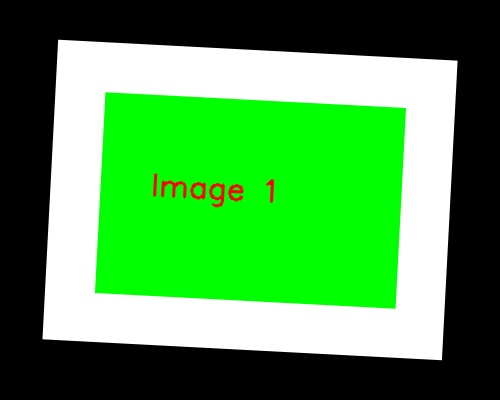
#> input picture test_images/test_1.jpg, 500 x 400 px
$ python demo_usage.py
#> lines starting #> are read from the running program, lines starting #| are printed output that depends on the picture; after the words box and inside, x2 and y2 are one past the last pixel; in counts of white or black regions, pixels touching at a corner belong together
#| 原始尺寸: 800x600
### image_processor.py
#!/usr/bin/env python3
"""
图片处理工具 - 去黑边和校正倾斜
Image Processing Tool - Remove Black Borders and Correct Skew
"""

import cv2
import numpy as np
import argparse
import os
from pathlib import Path
from typing import Tuple, Optional
import math


class ImageProcessor:
    """图片处理类，用于去黑边和校正倾斜"""

    def __init__(self):
        self.debug = False

    def remove_black_borders(self, image: np.ndarray, threshold: int = 10) -> np.ndarray:
        """
        去除图片的黑边

        Args:
            image: 输入图片
            threshold: 黑色阈值，低于此值的像素被认为是黑色

        Returns:
            去除黑边后的图片
        """
#> called with threshold = 10
        # 转换为灰度图
        if len(image.shape) == 3:
            gray = cv2.cvtColor(image, cv2.COLOR_BGR2GRAY)
        else:
            gray = image.copy()

        # 创建掩码，找出非黑色区域
        mask = gray > threshold
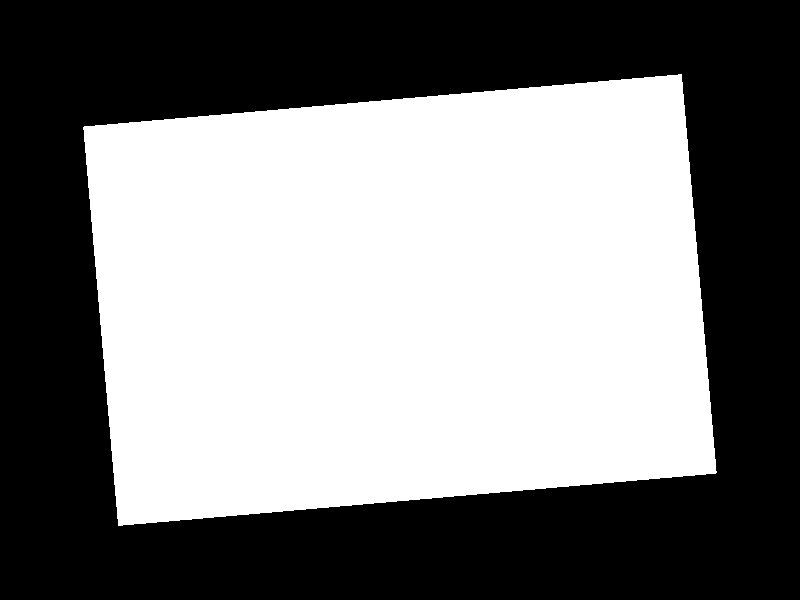
#> mask: shape (600, 800) bool; 50.2% white; 1 black region, box (x1, y1, x2, y2) and area: (0, 0, 800, 600) 239086

        # 找到非黑色像素的边界
        coords = np.argwhere(mask)
#> coords = 240914 pairs, first value 74 to 525, second value 83 to 716
        if len(coords) == 0:
            return image  # 如果整个图片都是黑色，返回原图

        # 获取边界框
        y_min, x_min = coords.min(axis=0)
#> y_min = 74; x_min = 83
        y_max, x_max = coords.max(axis=0)
#> y_max = 525; x_max = 716

        # 裁剪图片
        cropped = image[y_min:y_max+1, x_min:x_max+1]

        if self.debug:
            print(f"原始尺寸: {image.shape}")
#| 原始尺寸: (600, 800, 3)
            print(f"裁剪后尺寸: {cropped.shape}")
#| 裁剪后尺寸: (452, 634, 3)
            print(f"去除边界: 上{y_min}, 下{image.shape[0]-y_max-1}, 左{x_min}, 右{image.shape[1]-x_max-1}")
#| 去除边界: 上74, 下74, 左83, 右83

        return cropped

    def detect_skew_angle(self, image: np.ndarray) -> float:
        """
        检测图片的倾斜角度

        Args:
            image: 输入图片

        Returns:
            倾斜角度（度）
        """
        # 转换为灰度图
        if len(image.shape) == 3:
            gray = cv2.cvtColor(image, cv2.COLOR_BGR2GRAY)
#> gray: shape (452, 634)
        else:
            gray = image.copy()

        # 边缘检测
        edges = cv2.Canny(gray, 50, 150, apertureSize=3)
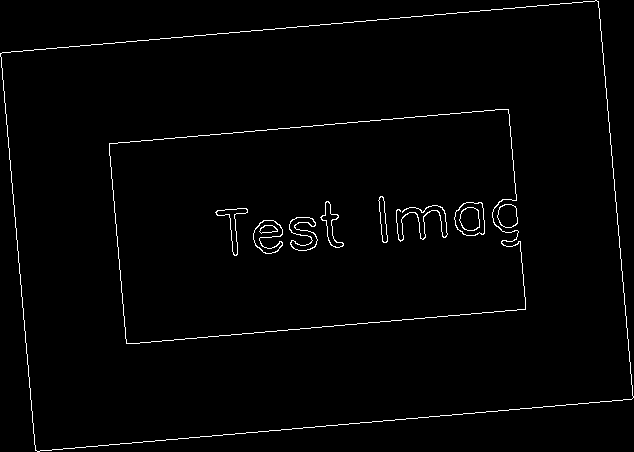
#> edges: shape (452, 634); 1.6% white in thin lines or dots

        # 霍夫直线检测
        lines = cv2.HoughLines(edges, 1, np.pi/180, threshold=100)
#> lines = [[52, 1.48], [452, 1.48], [152, 1.48], [353, 1.48], [-596, 3.05], [4, 3.05], [-96, 3.05], [-497, 3.05]]

        if lines is None:
            return 0.0

        # 计算所有直线的角度
        angles = []
        for rho, theta in lines[:, 0]:
            angle = theta * 180 / np.pi
            # 将角度转换到 [-90, 90] 范围
            if angle > 90:
                angle = angle - 180
            elif angle < -90:
                angle = angle + 180
            angles.append(angle)
#> this loop made 8 passes
#> (rho, theta, angle) on passes 1 to 8: (52, 1.48, 85), (452, 1.48, 85), (152, 1.48, 85), (353, 1.48, 85), (-596, 3.05, -5), (4, 3.05, -5), (-96, 3.05, -5), (-497, 3.05, -5)
#> after the loop, angles = [85, 85, 85, 85, -5, -5, -5, -5]

        # 使用中位数作为倾斜角度，更稳定
        if angles:
            skew_angle = np.median(angles)
#> skew_angle = 40

            # 如果角度接近垂直，可能是检测到了垂直线条
            # 尝试检测水平线条
            if abs(skew_angle) > 45:
                horizontal_angles = [a for a in angles if abs(a) < 45]
                if horizontal_angles:
                    skew_angle = np.median(horizontal_angles)

            if self.debug:
                print(f"检测到的倾斜角度: {skew_angle:.2f}°")
#| 检测到的倾斜角度: 40.00°

            return skew_angle

        return 0.0

    def rotate_image(self, image: np.ndarray, angle: float) -> np.ndarray:
        """
        旋转图片校正倾斜

        Args:
            image: 输入图片
            angle: 旋转角度（度）

        Returns:
            旋转后的图片
        """
#> called with angle = -40
        if abs(angle) < 0.1:  # 角度太小，不需要旋转
            return image

        # 获取图片中心
        (h, w) = image.shape[:2]
        center = (w // 2, h // 2)

        # 计算旋转矩阵
        rotation_matrix = cv2.getRotationMatrix2D(center, angle, 1.0)
#> rotation_matrix = [[0.766, -0.643, 219.4], [0.643, 0.766, -150.9]]

        # 计算旋转后的图片尺寸
        cos_val = abs(rotation_matrix[0, 0])
#> cos_val = 0.766
        sin_val = abs(rotation_matrix[0, 1])
#> sin_val = 0.643
        new_w = int((h * sin_val) + (w * cos_val))
#> new_w = 776
        new_h = int((h * cos_val) + (w * sin_val))
#> new_h = 753

        # 调整旋转矩阵的平移部分
        rotation_matrix[0, 2] += (new_w / 2) - center[0]
        rotation_matrix[1, 2] += (new_h / 2) - center[1]

        # 执行旋转
        rotated = cv2.warpAffine(image, rotation_matrix, (new_w, new_h),
                                flags=cv2.INTER_CUBIC,
                                borderMode=cv2.BORDER_CONSTANT,
                                borderValue=(0, 0, 0))

        if self.debug:
            print(f"旋转角度: {angle:.2f}°")
#| 旋转角度: -40.00°
            print(f"旋转前尺寸: {image.shape}")
#| 旋转前尺寸: (452, 634, 3)
            print(f"旋转后尺寸: {rotated.shape}")
#| 旋转后尺寸: (753, 776, 3)

        return rotated

    def process_image(self, image_path: str, output_path: Optional[str] = None,
                     remove_borders: bool = True, correct_skew: bool = True,
                     border_threshold: int = 10) -> str:
        """
        处理单张图片

        Args:
            image_path: 输入图片路径
            output_path: 输出图片路径，如果为None则自动生成
            remove_borders: 是否去除黑边
            correct_skew: 是否校正倾斜
            border_threshold: 黑边检测阈值

        Returns:
            输出文件路径
        """
        # 读取图片
        image = cv2.imread(image_path)
        if image is None:
            raise ValueError(f"无法读取图片: {image_path}")

        original_image = image.copy()

        print(f"处理图片: {image_path}")
        print(f"原始尺寸: {image.shape[1]}x{image.shape[0]}")

        # 步骤1: 去除黑边
        if remove_borders:
            print("正在去除黑边...")
            image = self.remove_black_borders(image, border_threshold)

        # 步骤2: 校正倾斜
        if correct_skew:
            print("正在检测和校正倾斜...")
            skew_angle = self.detect_skew_angle(image)
            if abs(skew_angle) > 0.1:
                image = self.rotate_image(image, -skew_angle)  # 负号用于校正

                # 旋转后可能产生新的黑边，再次去除
                if remove_borders:
                    image = self.remove_black_borders(image, border_threshold)
#| 原始尺寸: (753, 776, 3)
#| 裁剪后尺寸: (673, 722, 3)
#| 去除边界: 上40, 下40, 左27, 右27

        # 生成输出路径
        if output_path is None:
            input_path = Path(image_path)
            output_path = str(input_path.parent / f"{input_path.stem}_processed{input_path.suffix}")

        # 保存处理后的图片
        cv2.imwrite(output_path, image)
        print(f"处理完成，保存到: {output_path}")
        print(f"最终尺寸: {image.shape[1]}x{image.shape[0]}")
#| 最终尺寸: 722x673
#> after the loop in demo_batch_processing, `for i in range(3):`:
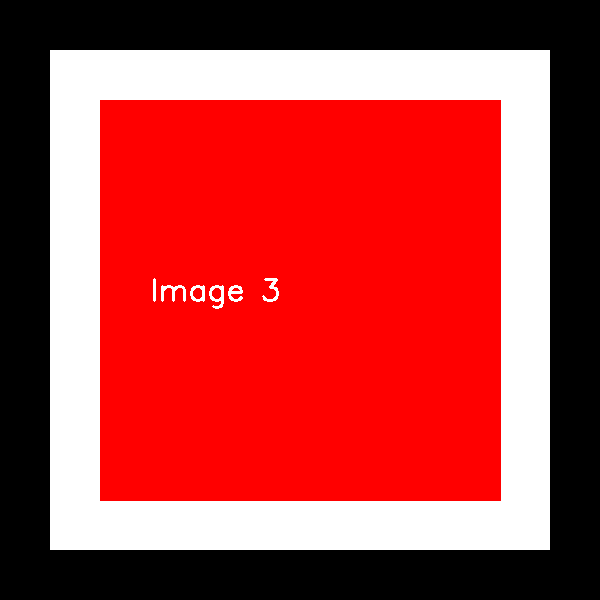
#> bordered_img: shape (600, 600, 3); mean of channels 0, 1, 2 63.8, 63.8, 177.1; drawn as B, G, R
#> after the loop in demo_batch_processing, `for i in range(3):`:
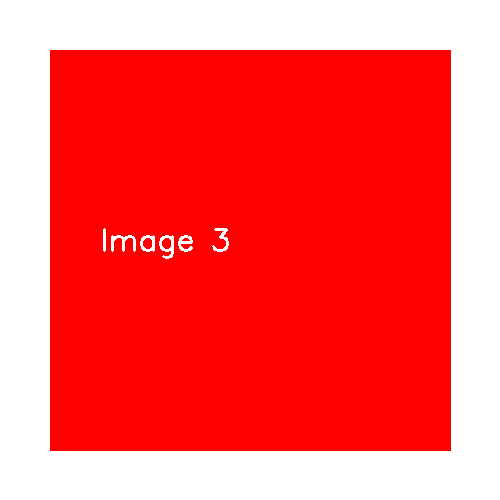
#> img: shape (500, 500, 3); mean of channels 0, 1, 2 91.9, 91.9, 255; drawn as B, G, R

        return output_path

    def process_batch(self, input_dir: str, output_dir: Optional[str] = None,
                     remove_borders: bool = True, correct_skew: bool = True,
                     border_threshold: int = 10):
        """
        批量处理图片

        Args:
            input_dir: 输入目录
            output_dir: 输出目录，如果为None则在输入目录创建processed子目录
            remove_borders: 是否去除黑边
            correct_skew: 是否校正倾斜
            border_threshold: 黑边检测阈值
        """
#> called with input_dir = '/workspace/test_images', output_dir = '/workspace/test_images/processed', remove_borders = True, correct_skew = True, border_threshold = 10
        input_path = Path(input_dir)
        if not input_path.exists():
            raise ValueError(f"输入目录不存在: {input_dir}")

        # 设置输出目录
        if output_dir is None:
            output_path = input_path / "processed"
        else:
            output_path = Path(output_dir)

        output_path.mkdir(exist_ok=True)

        # 支持的图片格式
        image_extensions = {'.jpg', '.jpeg', '.png', '.bmp', '.tiff', '.tif'}

        # 查找所有图片文件
        image_files = []
        for ext in image_extensions:
            image_files.extend(input_path.glob(f"*{ext}"))
            image_files.extend(input_path.glob(f"*{ext.upper()}"))
#> pass 2 of the loop in process_batch, `for ext in image_extensions:`:

        if not image_files:
            print(f"在目录 {input_dir} 中没有找到图片文件")
            return

        print(f"找到 {len(image_files)} 张图片，开始批量处理...")

        success_count = 0
        for i, image_file in enumerate(image_files, 1):
            try:
                output_file = output_path / image_file.name
                print(f"\n[{i}/{len(image_files)}] 处理: {image_file.name}")

                self.process_image(
                    str(image_file),
                    str(output_file),
                    remove_borders=remove_borders,
                    correct_skew=correct_skew,
                    border_threshold=border_threshold
                )
#> call 2 of process_image, with image_path = 'test_images/test_1.jpg', remove_borders = True, correct_skew = True, border_threshold = 10
#> in process_image, image is the input picture: shape (400, 500, 3); mean B, G, R 76.2, 151.8, 76.9
#| 原始尺寸: 500x400
#> in detect_skew_angle (call 2), `edges = cv2.Canny(gray, 50, 150, apertureSize=3)`:
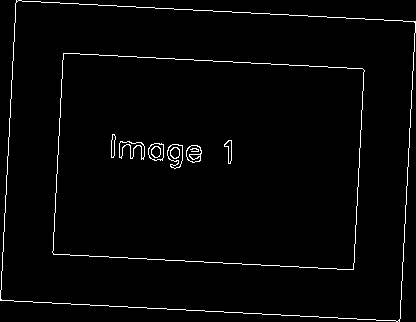
#> edges: shape (322, 416); 2.2% white in thin lines or dots
#> in detect_skew_angle (call 2), `lines = cv2.HoughLines(edges, 1, np.pi/180, threshold=100)`: lines = [[299, 1.62], [-1, 1.62], [49, 1.62], [416, 0.0524], [16, 0.0524], [250, 1.62], [367, 0.0524], [66, 0.0524]]
#> the loop in detect_skew_angle (call 2), `for rho, theta in lines[:, 0]:` made 8 passes
#> (rho, theta, angle) on passes 1 to 8: (299, 1.62, -87), (-1, 1.62, -87), (49, 1.62, -87), (416, 0.0524, 3), (16, 0.0524, 3), (250, 1.62, -87), (367, 0.0524, 3), (66, 0.0524, 3)
#> after the loop in detect_skew_angle (call 2), `for rho, theta in lines[:, 0]:`: angles = [-87, -87, -87, 3, 3, -87, 3, 3]
#> in detect_skew_angle (call 2), `skew_angle = np.median(angles)`: skew_angle = -42
#> call 4 of remove_black_borders, with threshold = 10
#> in remove_black_borders (call 4), `mask = gray > threshold`:
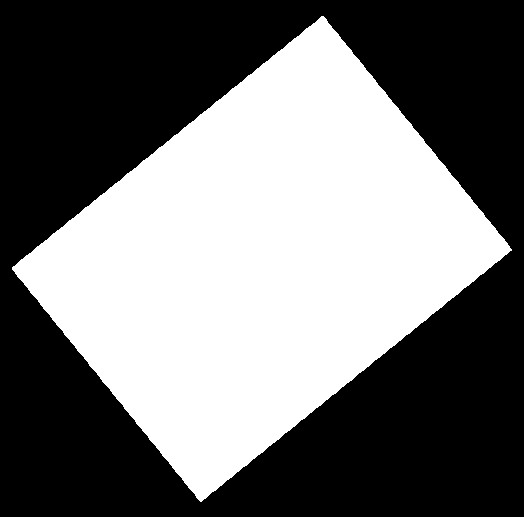
#> mask: shape (517, 524) bool; 44.7% white; 1 white region, box (x1, y1, x2, y2) and area: (12, 16, 512, 502) 121009
#> in remove_black_borders (call 4), `coords = np.argwhere(mask)`: coords = 121009 pairs, first value 16 to 501, second value 12 to 511
#> in remove_black_borders (call 4), `y_min, x_min = coords.min(axis=0)`: y_min = 16; x_min = 12
#> in remove_black_borders (call 4), `y_max, x_max = coords.max(axis=0)`: y_max = 501; x_max = 511
#> in remove_black_borders (call 4), `cropped = image[y_min:y_max+1, x_min:x_max+1]`:
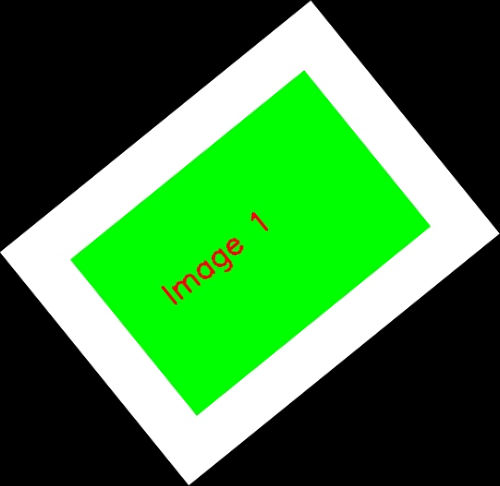
#> cropped: shape (486, 500, 3); mean B, G, R 62.7, 124.9, 63.3
#| 最终尺寸: 500x486
                success_count += 1

            except Exception as e:
                print(f"处理 {image_file.name} 时出错: {e}")
#> pass 2 of the loop in process_batch, `for i, image_file in enumerate(image_files, 1):`:
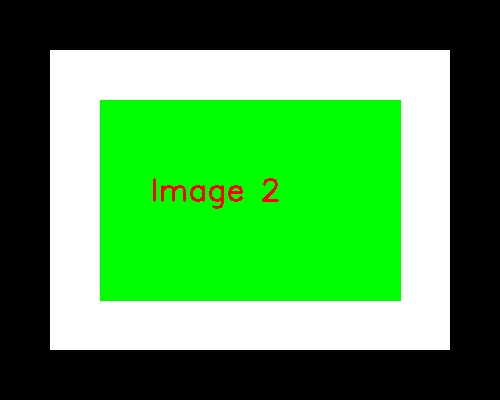
#> input picture test_images/test_2.jpg, 500 x 400 px
#> in process_image, image is the input picture: shape (400, 500, 3); mean B, G, R 76.3, 151.7, 77
#| 原始尺寸: 500x400
#> in remove_black_borders (call 5), `mask = gray > threshold`:
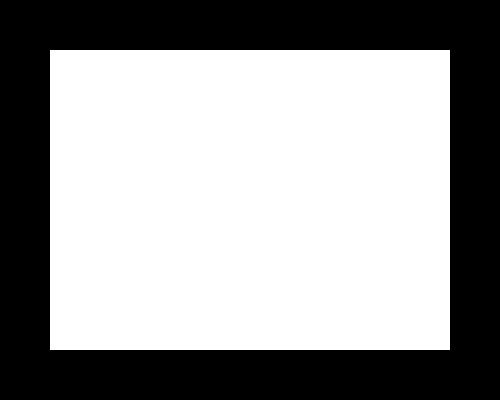
#> mask: shape (400, 500) bool; 60% white; 1 black region, box (x1, y1, x2, y2) and area: (0, 0, 500, 400) 80000
#> coords = 120000 pairs, first value 50 to 349, second value 50 to 449
#> y_min = 50
#> y_max = 349; x_max = 449
#> cropped: shape (300, 400, 3)
#> in process_image (call 3), `skew_angle = self.detect_skew_angle(image)`: skew_angle = -45
#> rotated: shape (494, 494, 3)
#> in remove_black_borders (call 6), `mask = gray > threshold`:
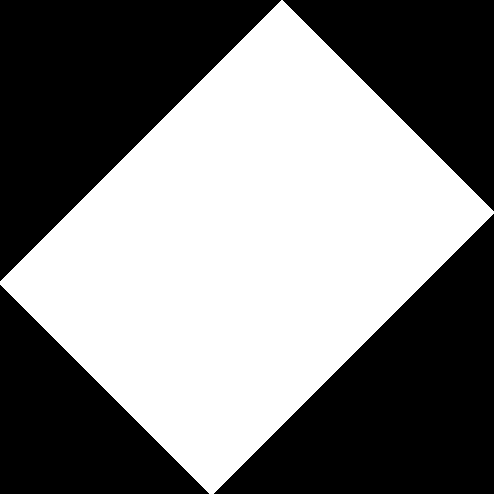
#> mask: shape (494, 494) bool; 49.5% white; 1 white region, box (x1, y1, x2, y2) and area: (0, 0, 494, 494) 120764
#> coords = 120764 pairs, first value 0 to 493, second value 0 to 493
#> y_min = 0
#> y_max = 493
#| 最终尺寸: 494x494

        print(f"\n批量处理完成！成功处理 {success_count}/{len(image_files)} 张图片")
        print(f"输出目录: {output_path}")


# [45 lines left out: function main, not called in this run]


# [2 lines that do not run on import are left out]

### demo_usage.py
#!/usr/bin/env python3
"""
图片处理工具使用示例
Image Processing Tool Usage Examples
"""

from image_processor import ImageProcessor
import cv2
import numpy as np
import os


def create_test_image_with_borders_and_skew():
    """创建一个带黑边和倾斜的测试图片"""
    # 创建一个简单的测试图片
    img = np.ones((400, 600, 3), dtype=np.uint8) * 255  # 白色背景

    # 添加一些内容
    cv2.rectangle(img, (100, 100), (500, 300), (0, 0, 255), -1)  # 红色矩形
    cv2.putText(img, "Test Image", (200, 220), cv2.FONT_HERSHEY_SIMPLEX, 2, (255, 255, 255), 3)

    # 添加黑边
    bordered_img = np.zeros((500, 700, 3), dtype=np.uint8)  # 黑色背景
    bordered_img[50:450, 50:650] = img  # 将原图放在中间

    # 旋转图片制造倾斜
    center = (350, 250)
    rotation_matrix = cv2.getRotationMatrix2D(center, 5, 1.0)  # 5度倾斜
    skewed_img = cv2.warpAffine(bordered_img, rotation_matrix, (700, 500))

    # 再次添加黑边（模拟扫描后的效果）
    final_img = np.zeros((600, 800, 3), dtype=np.uint8)
    final_img[50:550, 50:750] = skewed_img

    return final_img


def demo_single_image():
    """演示单张图片处理"""
    print("=== 单张图片处理演示 ===")

    # 创建测试图片
    test_img = create_test_image_with_borders_and_skew()
    test_path = "/workspace/test_image.jpg"
    cv2.imwrite(test_path, test_img)
    print(f"创建测试图片: {test_path}")

    # 处理图片
    processor = ImageProcessor()
    processor.debug = True

    output_path = processor.process_image(
        test_path,
        "/workspace/test_image_processed.jpg",
        remove_borders=True,
        correct_skew=True,
        border_threshold=10
    )

    print(f"处理完成: {output_path}")


def demo_batch_processing():
    """演示批量处理"""
    print("\n=== 批量处理演示 ===")

    # 创建测试目录和多张测试图片
    test_dir = "/workspace/test_images"
    os.makedirs(test_dir, exist_ok=True)

    # 创建几张不同的测试图片
    for i in range(3):
        # 创建不同大小和倾斜角度的图片
        size = (300 + i * 100, 400 + i * 50, 3)
        img = np.ones(size, dtype=np.uint8) * 255

        # 添加不同颜色的内容
        colors = [(255, 0, 0), (0, 255, 0), (0, 0, 255)]
        cv2.rectangle(img, (50, 50), (size[1]-50, size[0]-50), colors[i], -1)
        cv2.putText(img, f"Image {i+1}", (100, size[0]//2),
                   cv2.FONT_HERSHEY_SIMPLEX, 1, (255, 255, 255), 2)

        # 添加黑边
        bordered_size = (size[0] + 100, size[1] + 100, 3)
        bordered_img = np.zeros(bordered_size, dtype=np.uint8)
        bordered_img[50:size[0]+50, 50:size[1]+50] = img

        # 添加不同程度的倾斜
        center = (bordered_size[1] // 2, bordered_size[0] // 2)
        angle = (i + 1) * 2  # 2, 4, 6度倾斜
        rotation_matrix = cv2.getRotationMatrix2D(center, angle, 1.0)
        skewed_img = cv2.warpAffine(bordered_img, rotation_matrix,
                                   (bordered_size[1], bordered_size[0]))

        # 保存测试图片
        test_image_path = f"{test_dir}/test_image_{i+1}.jpg"
        cv2.imwrite(test_image_path, skewed_img)
        print(f"创建测试图片: {test_image_path}")

    # 批量处理
    processor = ImageProcessor()
    processor.debug = False  # 批量处理时关闭详细输出

    processor.process_batch(
        test_dir,
        f"{test_dir}/processed",
        remove_borders=True,
        correct_skew=True,
        border_threshold=10
    )


def show_usage_examples():
    """显示使用示例"""
    print("\n=== 使用方法 ===")
    print("1. 处理单张图片:")
    print("   python image_processor.py input.jpg -o output.jpg")
    print()
    print("2. 批量处理目录中的所有图片:")
    print("   python image_processor.py /path/to/images/ -o /path/to/output/")
    print()
    print("3. 只去黑边，不校正倾斜:")
    print("   python image_processor.py input.jpg --no-skew")
    print()
    print("4. 只校正倾斜，不去黑边:")
    print("   python image_processor.py input.jpg --no-borders")
    print()
    print("5. 调整黑边检测阈值:")
    print("   python image_processor.py input.jpg --threshold 20")
    print()
    print("6. 启用调试模式:")
    print("   python image_processor.py input.jpg --debug")


if __name__ == "__main__":
    print("图片处理工具演示")
    print("==================")

    try:
        # 演示单张图片处理
        demo_single_image()

        # 演示批量处理
        demo_batch_processing()

        # 显示使用方法
        show_usage_examples()

        print("\n演示完成！请查看生成的图片文件。")

    except Exception as e:
        print(f"演示过程中出错: {e}")
        print("请确保已安装所需依赖: pip install -r requirements.txt")
